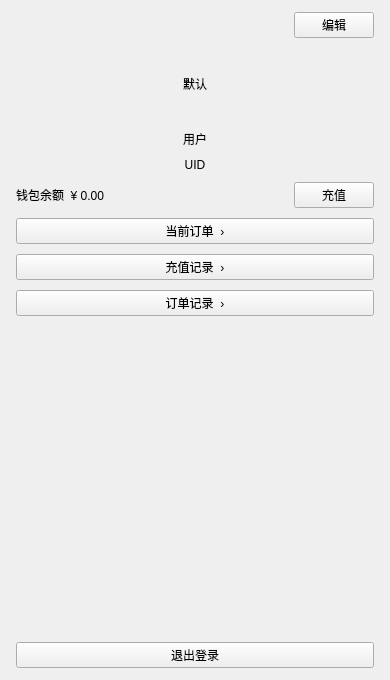
<?xml version="1.0" encoding="UTF-8"?>
<ui version="4.0">
 <class>ProfilePage</class>
 <widget class="QWidget" name="ProfilePage">
  <property name="geometry">
   <rect>
    <x>0</x>
    <y>0</y>
    <width>390</width>
    <height>680</height>
   </rect>
  </property>
  <layout class="QVBoxLayout" name="profileLayout">
   <property name="spacing">
    <number>10</number>
   </property>
   <property name="leftMargin">
    <number>16</number>
   </property>
   <property name="topMargin">
    <number>12</number>
   </property>
   <property name="rightMargin">
    <number>16</number>
   </property>
   <property name="bottomMargin">
    <number>12</number>
   </property>
   <item>
    <layout class="QHBoxLayout" name="headerRow">
     <property name="spacing">
      <number>0</number>
     </property>
     <item>
      <spacer name="headerSpacer">
       <property name="orientation">
        <enum>Qt::Horizontal</enum>
       </property>
       <property name="sizeHint" stdset="0">
        <size>
         <width>40</width>
         <height>20</height>
        </size>
       </property>
      </spacer>
     </item>
     <item>
      <widget class="QPushButton" name="editButton">
       <property name="cursor">
        <cursorShape>PointingHandCursor</cursorShape>
       </property>
       <property name="sizePolicy">
        <sizepolicy hsizetype="Maximum" vsizetype="Fixed">
         <horstretch>0</horstretch>
         <verstretch>0</verstretch>
        </sizepolicy>
       </property>
       <property name="text">
        <string>编辑</string>
       </property>
      </widget>
     </item>
    </layout>
   </item>
   <item alignment="Qt::AlignHCenter">
    <widget class="QLabel" name="avatarLabel">
     <property name="minimumSize">
      <size>
       <width>72</width>
       <height>72</height>
      </size>
     </property>
     <property name="maximumSize">
      <size>
       <width>72</width>
       <height>72</height>
      </size>
     </property>
     <property name="text">
      <string>默认</string>
     </property>
     <property name="alignment">
      <set>Qt::AlignCenter</set>
     </property>
    </widget>
   </item>
   <item>
    <widget class="QLabel" name="nicknameLabel">
     <property name="text">
      <string>用户</string>
     </property>
     <property name="alignment">
      <set>Qt::AlignCenter</set>
     </property>
     <property name="wordWrap">
      <bool>true</bool>
     </property>
    </widget>
   </item>
   <item>
    <widget class="QLabel" name="uidLabel">
     <property name="text">
      <string>UID</string>
     </property>
     <property name="alignment">
      <set>Qt::AlignCenter</set>
     </property>
    </widget>
   </item>
   <item>
    <layout class="QHBoxLayout" name="balanceRow">
     <property name="spacing">
      <number>8</number>
     </property>
     <item>
      <widget class="QLabel" name="balanceLabel">
       <property name="text">
        <string>钱包余额  ¥ 0.00</string>
       </property>
      </widget>
     </item>
     <item>
      <widget class="QPushButton" name="rechargeButton">
       <property name="cursor">
        <cursorShape>PointingHandCursor</cursorShape>
       </property>
       <property name="sizePolicy">
        <sizepolicy hsizetype="Maximum" vsizetype="Fixed">
         <horstretch>0</horstretch>
         <verstretch>0</verstretch>
        </sizepolicy>
       </property>
       <property name="text">
        <string>充值</string>
       </property>
      </widget>
     </item>
    </layout>
   </item>
   <item>
    <widget class="QPushButton" name="activeOrderButton">
     <property name="cursor">
      <cursorShape>PointingHandCursor</cursorShape>
     </property>
     <property name="text">
      <string>当前订单  ›</string>
     </property>
    </widget>
   </item>
   <item>
    <widget class="QPushButton" name="rechargeRecordsButton">
     <property name="cursor">
      <cursorShape>PointingHandCursor</cursorShape>
     </property>
     <property name="text">
      <string>充值记录  ›</string>
     </property>
    </widget>
   </item>
   <item>
    <widget class="QPushButton" name="orderRecordsButton">
     <property name="cursor">
      <cursorShape>PointingHandCursor</cursorShape>
     </property>
     <property name="text">
      <string>订单记录  ›</string>
     </property>
    </widget>
   </item>
   <item>
    <widget class="QLabel" name="statusLabel">
     <property name="text">
      <string/>
     </property>
     <property name="wordWrap">
      <bool>true</bool>
     </property>
    </widget>
   </item>
   <item>
    <spacer name="verticalSpacer">
     <property name="orientation">
      <enum>Qt::Vertical</enum>
     </property>
     <property name="sizeHint" stdset="0">
      <size>
       <width>20</width>
       <height>40</height>
      </size>
     </property>
    </spacer>
   </item>
   <item>
    <widget class="QPushButton" name="logoutButton">
     <property name="cursor">
      <cursorShape>PointingHandCursor</cursorShape>
     </property>
     <property name="text">
      <string>退出登录</string>
     </property>
    </widget>
   </item>
  </layout>
 </widget>
 <resources/>
 <connections/>
</ui>
